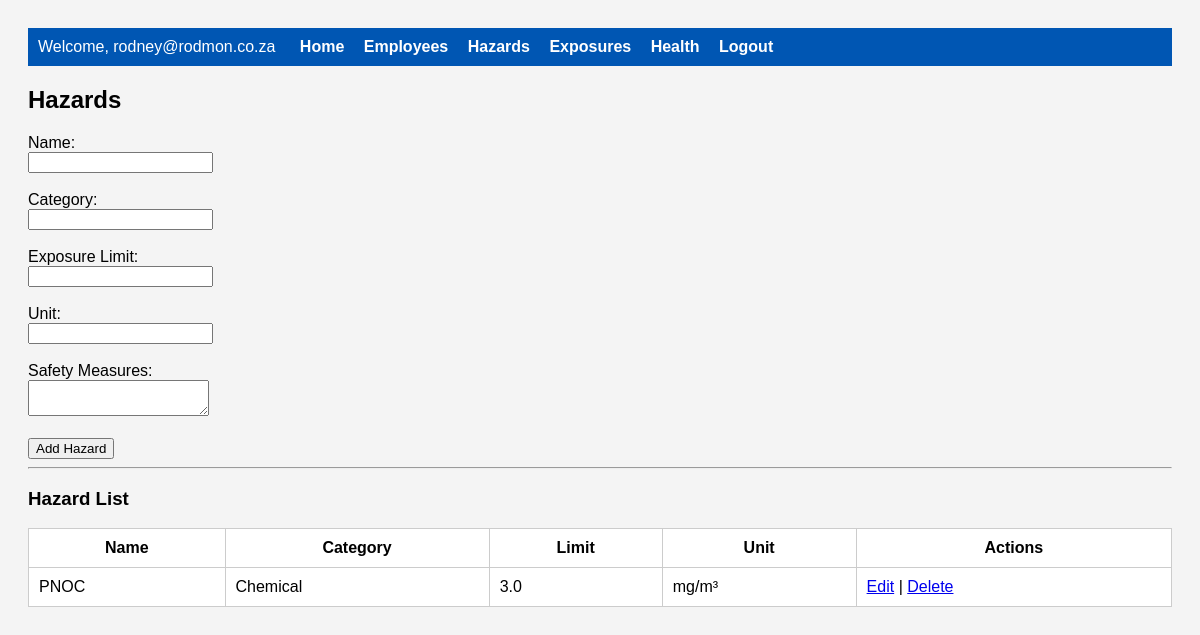
The app's page /hazards (signed in) with its own data.
### models.py (models this page shows, shortened)
class User(db.Model, UserMixin):
    __tablename__ = 'users'
    __table_args__ = (
        Index('idx_users_username', 'username'),
        Index('idx_users_email', 'email'),
    )
    id = db.Column(db.Integer, primary_key=True)
    username = db.Column(db.String(100), unique=True, nullable=False)
    password_hash = db.Column(db.String(128), nullable=False)
    email = db.Column(db.String(120), unique=True, nullable=True)
    role = db.Column(db.String(50), nullable=False, default='user')
    last_login = db.Column(db.DateTime)
    created_at = db.Column(db.DateTime, default=datetime.utcnow)
    is_active = db.Column(db.Boolean, default=True)
    reset_token = db.Column(db.String(100), unique=True, nullable=True)
    reset_token_expires = db.Column(db.DateTime, nullable=True)

class Hazard(db.Model):
    __tablename__ = 'hazards'
    __table_args__ = (
        Index('idx_hazards_name', 'name'),
        Index('idx_hazards_category', 'category'),
    )
    id = db.Column(db.Integer, primary_key=True)
    name = db.Column(db.String(100), nullable=False)
    category = db.Column(db.String(50), nullable=False)
    exposure_limit = db.Column(db.Float, nullable=False)
    unit = db.Column(db.String(20), default='dB(A)')
    description = db.Column(db.Text)
    safety_measures = db.Column(db.Text)
    created_at = db.Column(db.DateTime, default=datetime.utcnow)
    updated_at = db.Column(db.DateTime, default=datetime.utcnow, onupdate=datetime.utcnow)
    exposures = db.relationship('Exposure', backref='hazard', lazy=True, cascade='all, delete-orphan')

### app.py (the view, shortened to what this page needs)
@app.route('/hazards', methods=['GET', 'POST'])
@login_required
def manage_hazards():
    hazards = Hazard.query.order_by(Hazard.name).all()
    return render_template('hazards.html', hazards=hazards)

### app.py (called while the page is built)
@login_manager.user_loader
def load_user(user_id):
    return User.query.get(int(user_id))

@app.context_processor
def inject_nav_links():
    return dict(
        nav_links=[
            ("Home", 'index'),
            ("Employees", 'manage_employees'),
            ("Hazards", 'manage_hazards'),
            ("Exposures", 'manage_exposures'),
            ("Health", 'manage_health'),
            ("Logout", 'logout')
        ] if current_user.is_authenticated else [
            ("Login", 'login'),
            ("Register", 'register')
        ]
    )

### templates/hazards.html (shortened to what this page needs)
{% extends "base.html" %}
{% block content %}
<h2>Hazards</h2>
<form method="POST">
    <label>Name:<br><input type="text" name="name" required></label><br><br>
    <label>Category:<br><input type="text" name="category" required></label><br><br>
    <label>Exposure Limit:<br><input type="text" name="exposure_limit" required></label><br><br>
    <label>Unit:<br><input type="text" name="unit"></label><br><br>
    <label>Safety Measures:<br><textarea name="safety_measures"></textarea></label><br><br>
    <button type="submit">Add Hazard</button>
</form>
<hr>
<h3>Hazard List</h3>
<table>
    <thead>
        <tr>
            <th>Name</th><th>Category</th><th>Limit</th><th>Unit</th><th>Actions</th>
        </tr>
    </thead>
    <tbody>
    {% for h in hazards %}
        <tr>
            <td>{{ h.name }}</td>
            <td>{{ h.category }}</td>
            <td>{{ h.exposure_limit }}</td>
            <td>{{ h.unit }}</td>
            <td>
                <a href="{{ url_for('edit_hazard', hazard_id=h.id) }}">Edit</a> |
                <a href="{{ url_for('delete_hazard', hazard_id=h.id) }}" onclick="return confirm('Delete?')">Delete</a>
            </td>
        </tr>
    {% endfor %}
    </tbody>
</table>
{% endblock %}

### templates/base.html (shortened to what this page needs)
<!DOCTYPE html>
<html lang="en">
<head>
</head>
<body>
    <nav>
        {% if current_user.is_authenticated %}
            <span>Welcome, {{ current_user.username }}</span>
        {% endif %}
        {% for label, endpoint in nav_links %}
            <a href="{{ url_for(endpoint) }}">{{ label }}</a>
        {% endfor %}
    </nav>
    {% block content %}{% endblock %}
</body>
</html>

### templates/base.html (style rules this page uses)
body { font-family: Arial, sans-serif; padding: 20px; background-color: #f4f4f4; }
nav { background-color: #0056b3; padding: 10px; color: white; margin-bottom: 20px; }
nav a { color: white; margin-right: 15px; text-decoration: none; font-weight: bold; }
nav span { margin-right: 20px; }
table { background-color: white; width: 100%; border-collapse: collapse; }
th, td { padding: 10px; border: 1px solid #ccc; }

### records on screen
User: username "rodney@rodmon.co.za"
Hazard: name "PNOC", category "Chemical", exposure_limit "3.0", unit "mg/m³"

### other values on screen
{{ label }} "Home" "Employees" "Hazards" "Exposures" "Health" "Logout"
